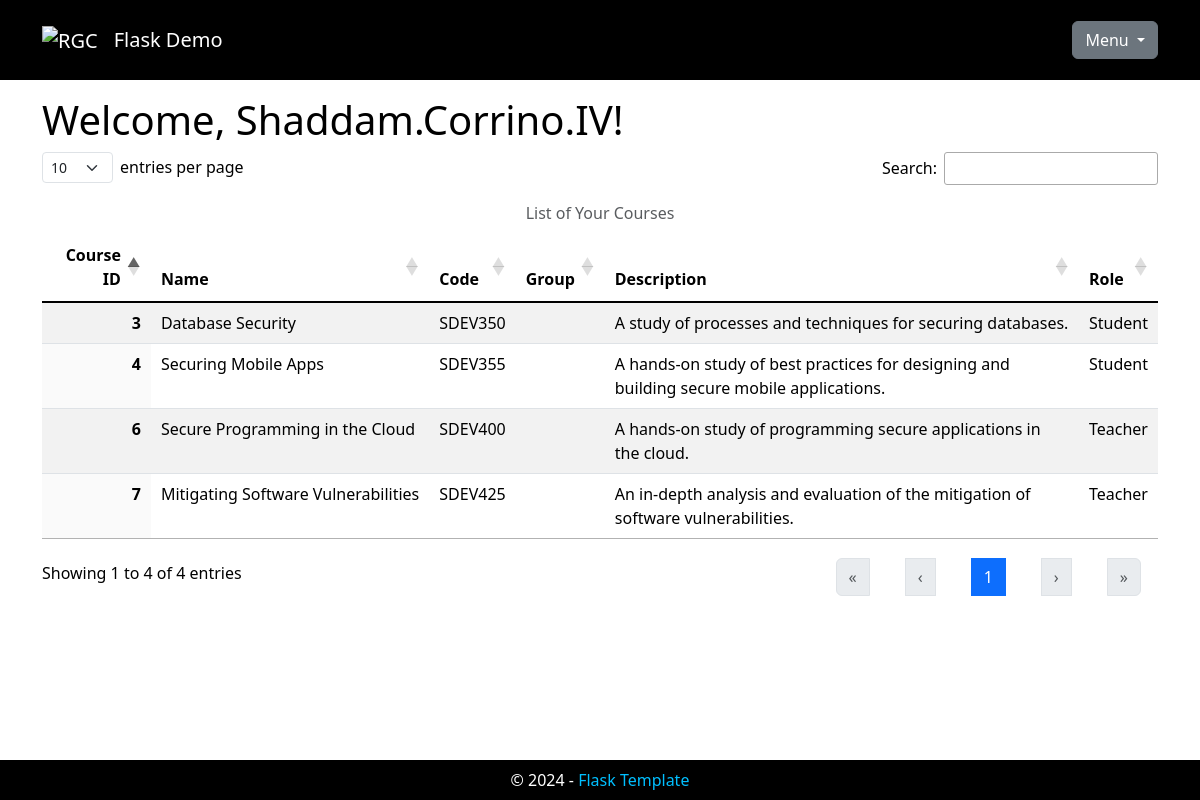
Before: /index (signed in) with the older database file.
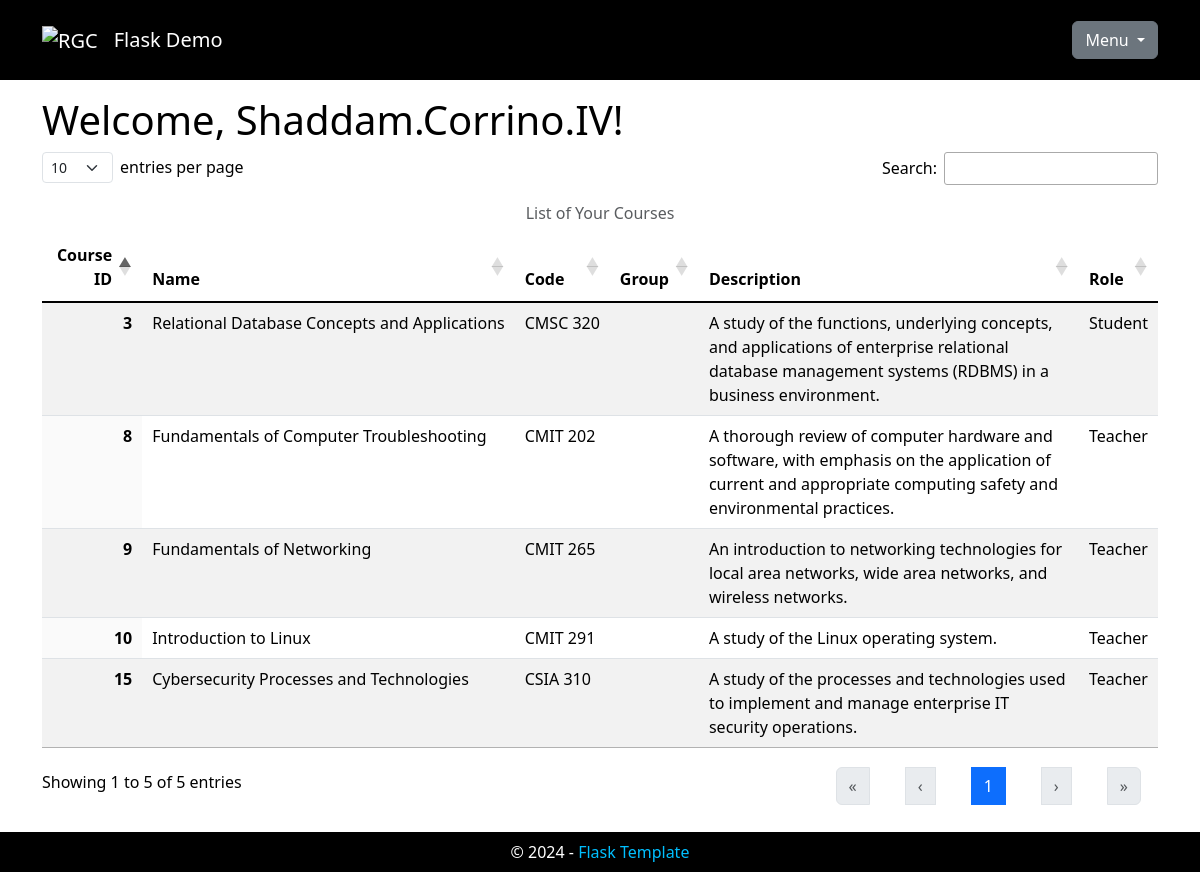
After: the same page with the newer database file.
### app/models.py (models this page shows, shortened)
class Course(db.Model):
    __tablename__ = 'courses'
    course_id: Mapped[int] = mapped_column(primary_key=True)
    course_name: Mapped[str] = mapped_column(
        String(64), index=True, )
    course_code: Mapped[str] = mapped_column(
        String(64), index=True)
    course_group: Mapped[Optional[str]] = mapped_column(
        String(64), index=True)
    course_desc: Mapped[Optional[str]] = mapped_column(
        String(256), index=True)
    associations: Mapped[List['Association']] = relationship(
        back_populates='course')

class Role(db.Model):
    __tablename__ = 'roles'
    role_id: Mapped[int] = mapped_column(primary_key=True)
    role_name: Mapped[str] = mapped_column(
        String(64), index=True, unique=True)
    associations: Mapped[List['Association']] = relationship(
        back_populates='role')

### app/main/main_routes.py (the view)
@bp.route('/')
@bp.route('/index')
@login_required
def index():
    _page_title = 'Flask Demo'
    _user_id = int(current_user.get_id())
    if _user_id == 1:
        _courses = Course.query.all()
    else:
        _courses = db.session.query(
            Course.course_id, Course.course_name, Course.course_code,
            Course.course_desc,
            Role.role_name).join(
                Association,
                Course.course_id == Association.course_id).join(
                    Role, Role.role_id == Association.role_id).filter(
                        Association.user_id == _user_id).all()
    _courses = [_courses] if not isinstance(_courses, list) else _courses
    _html = render_template('main/index.html', page_title=_page_title,
                            courses=_courses)
    return _html

### app/models.py (called while the page is built)
@login.user_loader
def load_user(user_id):
    validate_input('user_id', user_id, int)
    return db.session.get(User, user_id)

    def get_id(self):
        return self.user_id

### app/templates/main/index.html (shortened to what this page needs)
{% extends "base.html" %}
{% block head %}
{{ super() }}
<link rel="stylesheet" type="text/css" href="{{ url_for('static', filename='css/dataTables.dataTables.min.css') }}">
<link rel="stylesheet" type="text/css" href="{{ url_for('static', filename='css/dataTables.bootstrap5.min.css') }}">
{% endblock %}
{% block content %}
{% if current_user.is_anonymous %}
<h1>Welcome!</h1>
<p>You should log in.</p>
{% else %}
<h1>Welcome, {{ current_user.username }}!</h1>
<table id="data-table" class="table table-striped display caption-top">
  <caption class="text-center">List of Your Courses</caption>
  <thead>
    <tr>
      <th scope="col">Course ID</th>
      <th scope="col">Name</th>
      <th scope="col">Code</th>
      <th scope="col">Group</th>
      <th scope="col">Description</th>
      <th scope="col">Role</th>
    </tr>
  </thead>
  <tbody class="table-group-divider">
    {% for course in courses %}
    <tr>
      <th scope="row">{{ course.course_id }}</th>
      <td class="text-nowrap">{{ course.course_name }}</td>
      <td class="text-nowrap">{{ course.course_code }}</td>
      <td class="text-nowrap">{{ course.course_group }}</td>
      <td>{{ course.course_desc }}</td>
      <td>{{ course.role_name }}</td>
    </tr>
    {% endfor %}
  </tbody>
</table>
{% endif %}
{% endblock %}

Changed rows visible on the page:
no longer on this page (row edited): Course: course_id "6", course_name "Secure Programming in the Cloud", course_code "SDEV400", course_desc "A hands-on study of programming secure applications in the cloud.", role_name "Teacher"
no longer on this page (row edited): Course: course_id "7", course_name "Mitigating Software Vulnerabilities", course_code "SDEV425", course_desc "An in-depth analysis and evaluation of the mitigation of software vulnerabilities.", role_name "Teacher"
no longer on this page (row edited): Course: course_id "4", course_name "Securing Mobile Apps", course_code "SDEV355", course_desc "A hands-on study of best practices for designing and building secure mobile applications.", role_name "Student"
now on this page (row edited): Course: course_id "8", course_name "Fundamentals of Computer Troubleshooting", course_code "CMIT 202", course_desc "A thorough review of computer hardware and software, with emphasis on the application of current and appropriate computing safety and environmental practices.", role_name "Teacher"
now on this page (row edited): Course: course_id "9", course_name "Fundamentals of Networking", course_code "CMIT 265", course_desc "An introduction to networking technologies for local area networks, wide area networks, and wireless networks.", role_name "Teacher"
added Course: course_id "10", course_name "Introduction to Linux", course_code "CMIT 291", course_desc "A study of the Linux operating system.", role_name "Teacher"
added Course: course_id "15", course_name "Cybersecurity Processes and Technologies", course_code "CSIA 310", course_desc "A study of the processes and technologies used to implement and manage enterprise IT security operations.", role_name "Teacher"
changed Course "Student": course_name "Database Security" → "Relational Database Concepts and Applications"; course_code "SDEV350" → "CMSC 320"; course_desc "A study of processes and techniques for securing databases." → "A study of the functions, underlying concepts, and applications of enterprise relational database management systems (RDBMS) in a business environment."
Other visible differences:
text written by a page script: "entries per page Search: Showing 1 to 4 of 4 entries « ‹ 1 › »" → "entries per page Search: Showing 1 to 5 of 5 entries « ‹ 1 › »"
